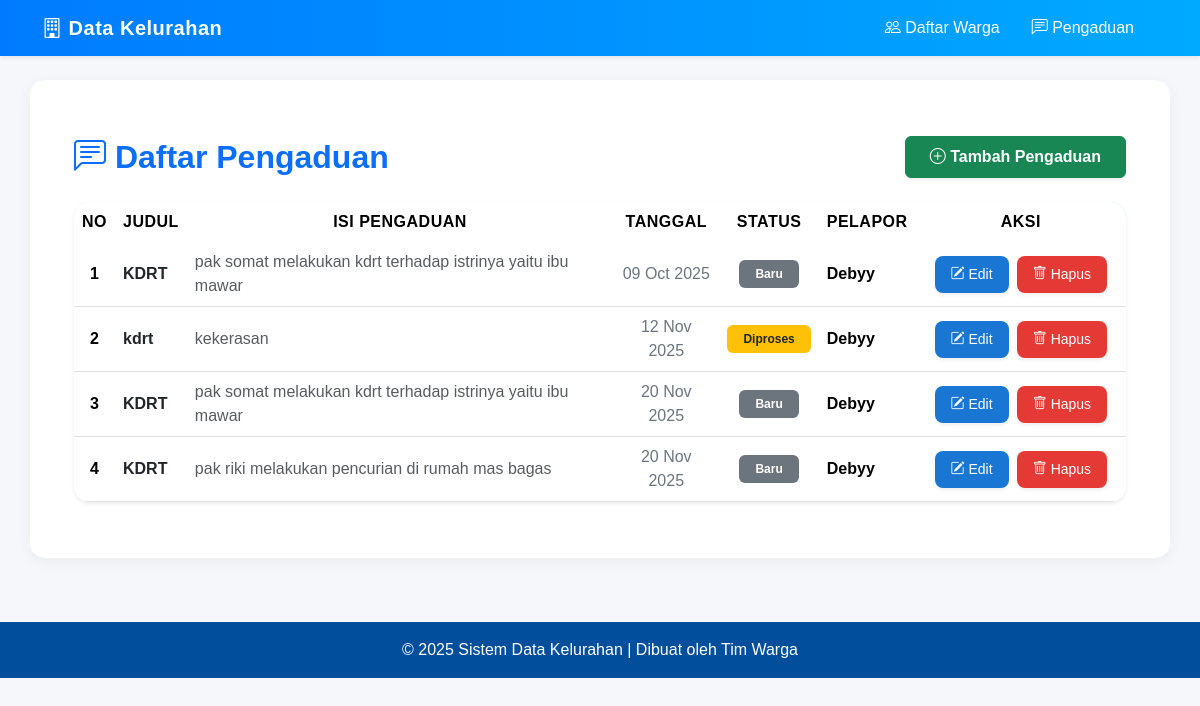
The page /warga/pengaduan/ on the database its author committed.
### warga/models.py (models this page shows, shortened)
class Pengaduan(models.Model):
    STATUS_CHOICES = [
        ('BARU', 'Baru'),
        ('DIPROSES', 'Dalam Proses'),
        ('SELESAI', 'Selesai'),
    ]
    judul = models.CharField(max_length=200)
    deskripsi = models.TextField()
    status = models.CharField(max_length=10, choices=STATUS_CHOICES, default='BARU')
    tanggal_lapor = models.DateTimeField(auto_now_add=True)
    pelapor = models.ForeignKey(Warga, on_delete=models.CASCADE, related_name='pengaduan')

class Warga(models.Model):
    nik = models.CharField(max_length=16, unique=True, verbose_name="Nomor Induk Kependudukan")
    nama_lengkap = models.CharField(max_length=100, verbose_name="Nama Lengkap")
    alamat = models.TextField(verbose_name="Alamat Tinggal")
    nomor_telepon = models.CharField(max_length=15, blank=True, verbose_name="Nomor Telepon")
    tanggal_registrasi = models.DateTimeField(auto_now_add=True)

### warga/views.py (the view)
# urls.py: path('pengaduan/', PengaduanListView.as_view(), name='pengaduan_list'),
class PengaduanListView(ListView):
    model = Pengaduan
    template_name = 'warga/pengaduan_list.html'

### warga/templates/warga/pengaduan_list.html (shortened to what this page needs)
{% extends 'base.html' %} {% block content %}
<div class="container py-4">
  <div class="d-flex justify-content-between align-items-center mb-4">
    <h2 class="text-primary fw-bold mb-0">
      <i class="bi bi-chat-left-text"></i> Daftar Pengaduan
    </h2>
    <a
      href="{% url 'warga:pengaduan-tambah' %}"
      class="btn btn-success shadow-sm px-4 py-2 fw-semibold"
    >
      <i class="bi bi-plus-circle"></i> Tambah Pengaduan
    </a>
  </div>
  {% if object_list %}
  <div class="card shadow-sm border-0 rounded-4 overflow-hidden">
    <div class="table-responsive">
      <table class="table align-middle mb-0">
        <thead style="background: linear-gradient(90deg, #e3f2fd, #bbdefb)">
          <tr class="text-primary text-center fw-semibold">
            <th>No</th>
            <th>Judul</th>
            <th>Isi Pengaduan</th>
            <th>Tanggal</th>
            <th>Status</th>
            <th>Pelapor</th>
            <th style="width: 20%">Aksi</th>
          </tr>
        </thead>
        <tbody>
          {% for pengaduan in object_list %}
          <tr class="table-row-hover">
            <td class="text-center fw-bold">{{ forloop.counter }}</td>
            <td class="fw-semibold text-dark">{{ pengaduan.judul }}</td>
            <td class="text-muted">
              {{ pengaduan.deskripsi|truncatewords:12 }}
            </td>
            <td class="text-center text-secondary">
              {{ pengaduan.tanggal_lapor|date:"d M Y" }}
            </td>
            <td class="text-center">
              {% if pengaduan.status == "BARU" %}
              <span class="badge bg-secondary px-3 py-2">Baru</span>
              {% elif pengaduan.status == "DIPROSES" %}
              <span class="badge bg-warning text-dark px-3 py-2">Diproses</span>
              {% else %}
              <span class="badge bg-success px-3 py-2">Selesai</span>
              {% endif %}
            </td>
            <td class="fw-semibold">{{ pengaduan.pelapor.nama_lengkap }}</td>
            <td class="text-center">
              <div class="d-flex justify-content-center gap-2">
                <a
                  href="{% url 'warga:pengaduan-edit' pengaduan.pk %}"
                  class="btn btn-sm btn-primary d-flex align-items-center gap-1 px-3 py-2 shadow-sm rounded-3"
                >
                  <i class="bi bi-pencil-square"></i> <span>Edit</span>
                </a>
                <a
                  href="{% url 'warga:pengaduan-hapus' pengaduan.pk %}"
                  class="btn btn-sm btn-danger d-flex align-items-center gap-1 px-3 py-2 shadow-sm rounded-3"
                  onclick="return confirm('Yakin ingin menghapus pengaduan ini?')"
                >
                  <i class="bi bi-trash"></i> <span>Hapus</span>
                </a>
              </div>
            </td>
          </tr>
          {% endfor %}
        </tbody>
      </table>
    </div>
  </div>
  {% else %}
  <div class="alert alert-info text-center shadow-sm rounded-3 py-3 mt-4">
    <i class="bi bi-info-circle"></i> Belum ada data pengaduan yang tercatat.
  </div>
  {% endif %}
</div>
{% endblock %}

### warga/templates/base.html (style rules this page uses)
body { background-color: #f5f7fa; font-family: "Poppins", sans-serif; }

### warga/templates/warga/pengaduan_list.html (style rules this page uses)
.table thead th { border: none; text-transform: uppercase; letter-spacing: 0.5px; }
.table td { vertical-align: middle; }
.btn-primary { background-color: #1976d2; border: none; }
.btn-danger { background-color: #e53935; border: none; }
.btn span { font-weight: 500; }

### rows shown on the page
Pengaduan: judul "KDRT", deskripsi "pak somat melakukan kdrt terhadap istrinya yaitu ibu mawar", tanggal_lapor "09 Oct 2025", status "Baru", pelapor.nama_lengkap "Debyy"
Pengaduan: judul "kdrt", deskripsi "kekerasan", tanggal_lapor "12 Nov 2025", status "Diproses", pelapor.nama_lengkap "Debyy"
Pengaduan: judul "KDRT", deskripsi "pak somat melakukan kdrt terhadap istrinya yaitu ibu mawar", tanggal_lapor "20 Nov 2025", status "Baru", pelapor.nama_lengkap "Debyy"
Pengaduan: judul "KDRT", deskripsi "pak riki melakukan pencurian di rumah mas bagas", tanggal_lapor "20 Nov 2025", status "Baru", pelapor.nama_lengkap "Debyy"
